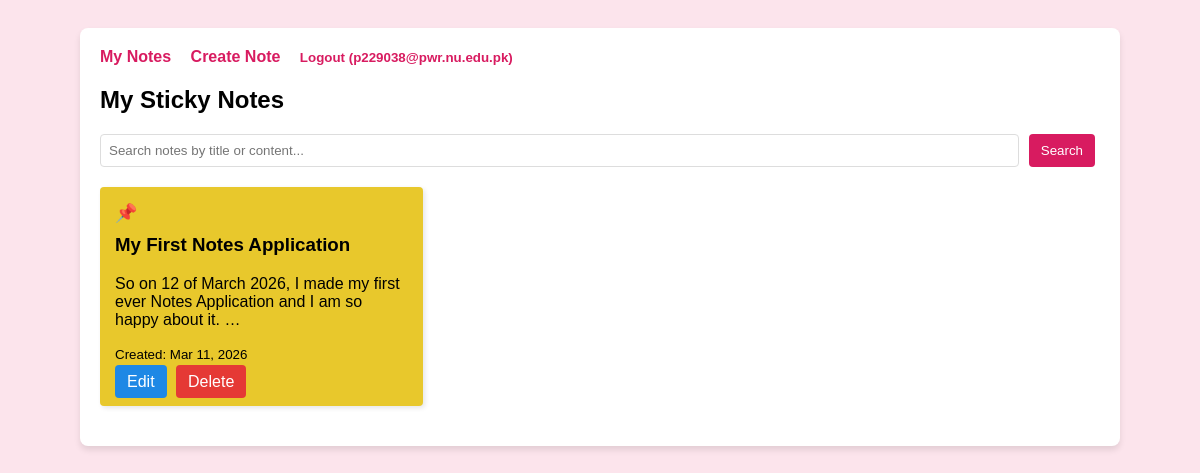
Screenshot of /notes/ (signed in) with the database file from the repository.
### notes/models.py (models this page shows, shortened)
class Note(models.Model):
    title = models.CharField(max_length=200)
    content = models.TextField()
    color = models.CharField(max_length=7, default='#FFFF99')
    is_pinned = models.BooleanField(default=False)
    created_at = models.DateTimeField(auto_now_add=True)
    updated_at = models.DateTimeField(auto_now=True)
    owner = models.ForeignKey(User, on_delete=models.CASCADE)
    class Meta:
        ordering = ['-is_pinned', '-created_at']

### notes/views.py (the view)
# urls.py: path('', views.note_list, name='note_list'),
@login_required
def note_list(request):
    notes = Note.objects.filter(owner=request.user)
    search_query = request.GET.get('q', '')
    if search_query:
        notes = notes.filter(Q(title__icontains=search_query) | Q(content__icontains=search_query))
    notes = notes.order_by('-is_pinned', '-created_at')
    paginator = Paginator(notes, 10)
    page_number = request.GET.get('page')
    page_obj = paginator.get_page(page_number)
    return render(request, 'notes/note_list.html', {'page_obj': page_obj, 'search_query': search_query})

### notes/templates/notes/note_list.html (shortened to what this page needs)
{% extends 'notes/base.html' %}
{% block content %}
    <h2>My Sticky Notes</h2>
    <div style="margin-bottom: 20px;">
        <form method="get" style="display: flex; gap: 10px;">
            <input type="text" name="q" value="{{ search_query }}" placeholder="Search notes by title or content..." style="flex: 1; padding: 8px; border: 1px solid #ddd; border-radius: 4px;">
            <button type="submit" class="btn">Search</button>
        </form>
    </div>
    <div class="notes-grid">
        {% for note in page_obj %}
            <div class="note-card" style="background-color: {{ note.color }};" {% if note.is_pinned %}title="Pinned"{% endif %}>
                {% if note.is_pinned %}
                    <div style="font-size: 18px; margin-bottom: 10px;">📌</div>
                {% endif %}
                <h3>{{ note.title }}</h3>
                <p>{{ note.content|truncatewords:20 }}</p>
                <small>Created: {{ note.created_at|date:"M d, Y" }}</small>
                <div style="margin-top: 10px;">
                    <a href="{% url 'note_edit' id=note.id %}" class="btn btn-edit">Edit</a>
                    <a href="{% url 'note_delete' id=note.id %}" class="btn btn-delete">Delete</a>
                </div>
            </div>
        {% empty %}
            <p>You don't have any notes yet. Create one!</p>
        {% endfor %}
    </div>
{% endblock %}

### notes/templates/notes/base.html (shortened to what this page needs)
<!DOCTYPE html>
<html lang="en">
<head>
</head>
<body>
    <div class="container">
        <div class="nav">
            {% if user.is_authenticated %}
                <a href="{% url 'note_list' %}">My Notes</a>
                <a href="{% url 'note_create' %}">Create Note</a>
                <form method="post" action="{% url 'logout' %}" style="display: inline;">
                    <button type="submit" style="background: none; border: none; color: #d81b60; font-weight: bold; cursor: pointer; padding: 0; text-decoration: none;">Logout ({{ user.username }})</button>
                </form>
            {% else %}
                <a href="{% url 'login' %}">Login</a>
                <a href="{% url 'register' %}">Register</a>
            {% endif %}
        </div>
        {% block content %}
        {% endblock %}
    </div>
</body>
</html>

### notes/templates/notes/base.html (style rules this page uses)
body { font-family: sans-serif; background-color: #fce4ec; padding: 20px; }
.container { max-width: 1000px; margin: 0 auto; background: white; padding: 20px; border-radius: 8px; box-shadow: 0 4px 6px rgba(0,0,0,0.1); }
.nav { margin-bottom: 20px; }
.nav a { margin-right: 15px; text-decoration: none; color: #d81b60; font-weight: bold; }
.notes-grid { display: grid; grid-template-columns: repeat(auto-fill, minmax(250px, 1fr)); gap: 15px; margin-bottom: 20px; }
.note-card { background-color: #fff9c4; padding: 15px; border-radius: 4px; box-shadow: 2px 2px 5px rgba(0,0,0,0.1); }
.note-card h3 { margin-top: 0; }
.btn { padding: 8px 12px; background-color: #d81b60; color: white; text-decoration: none; border-radius: 4px; border: none; cursor: pointer; margin-right: 5px; }
.btn-delete { background-color: #e53935; }
.btn-edit { background-color: #1e88e5; }

### rows the page displays
Note: title "My First Notes Application", content "So on 12 of March 2026, I made my first ever Notes Application and I am so happy about it. …", created_at "Mar 11, 2026"

### other values shown
{{ user.username }} "p229038@pwr.nu.edu.pk"
